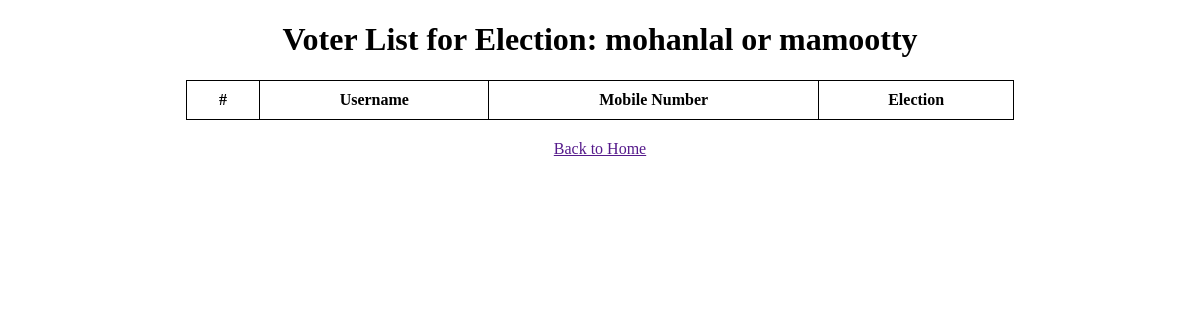
The app's page /voters/2/, older data.
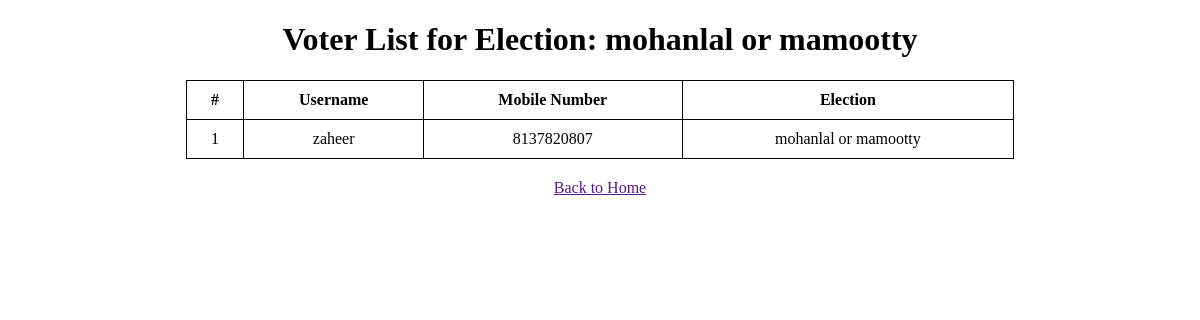
The same page, newer data.
### vote/models.py (models this page shows, shortened)
class Election(models.Model):
    election_officer = models.ForeignKey(ElectionOfficerReg, on_delete=models.CASCADE, related_name='elections')
    election_no = models.IntegerField(unique=True)
    name=models.CharField(max_length=20)
    start_time=models.CharField(max_length=20)
    end_time=models.CharField(max_length=20)
    description=models.CharField(max_length=200)
    status=models.CharField(max_length=20,choices=choice)

class VoterReg(models.Model):
    fullname=models.CharField(max_length=20)
    contact=models.IntegerField()
    email=models.EmailField()
    username=models.CharField(max_length=20)
    password=models.CharField(max_length=20)

### vote/views.py (the view)
# urls.py: path('voters/<int:election_id>/', views.voter_list, name='voter_list'),
def voter_list(request, election_id):
    election = Election.objects.get(id=election_id)
    voted_voters = Vote.objects.filter(election=election).select_related('voter')
    voters_data = []
    for vote in voted_voters:
        voters_data.append({
            'username': vote.voter.username,
            'contact': vote.voter.contact,
            'election': election.name,
        })
    return render(request, 'voter_list.html', {
        'election': election,
        'voters': voters_data,
    })

### vote/templates/voter_list.html (shortened to what this page needs)
<!DOCTYPE html>
<html>
<head>
</head>
<body>
    <h1>Voter List for Election: {{ election.name }}</h1>
    <table>
        <thead>
            <tr>
                <th>#</th>
                <th>Username</th>
                <th>Mobile Number</th>
                <th>Election</th>
            </tr>
        </thead>
        <tbody>
            {% for voter in voters %}
                <tr>
                    <td>{{ forloop.counter }}</td>
                    <td>{{ voter.username }}</td>
                    <td>{{ voter.contact }}</td>
                    <td>{{ voter.election }}</td>
                </tr>
            {% endfor %}
        </tbody>
    </table>
    <div style="text-align: center; margin-top: 20px;">
        <a href="">Back to Home</a>
    </div>
</body>
</html>

Row changes from the older to the newer data that the page shows:
added VoterReg: username "zaheer"
Text that changed along with them:
new list line: "1 8137820807"
new list line: "mohanlal or mamootty"
